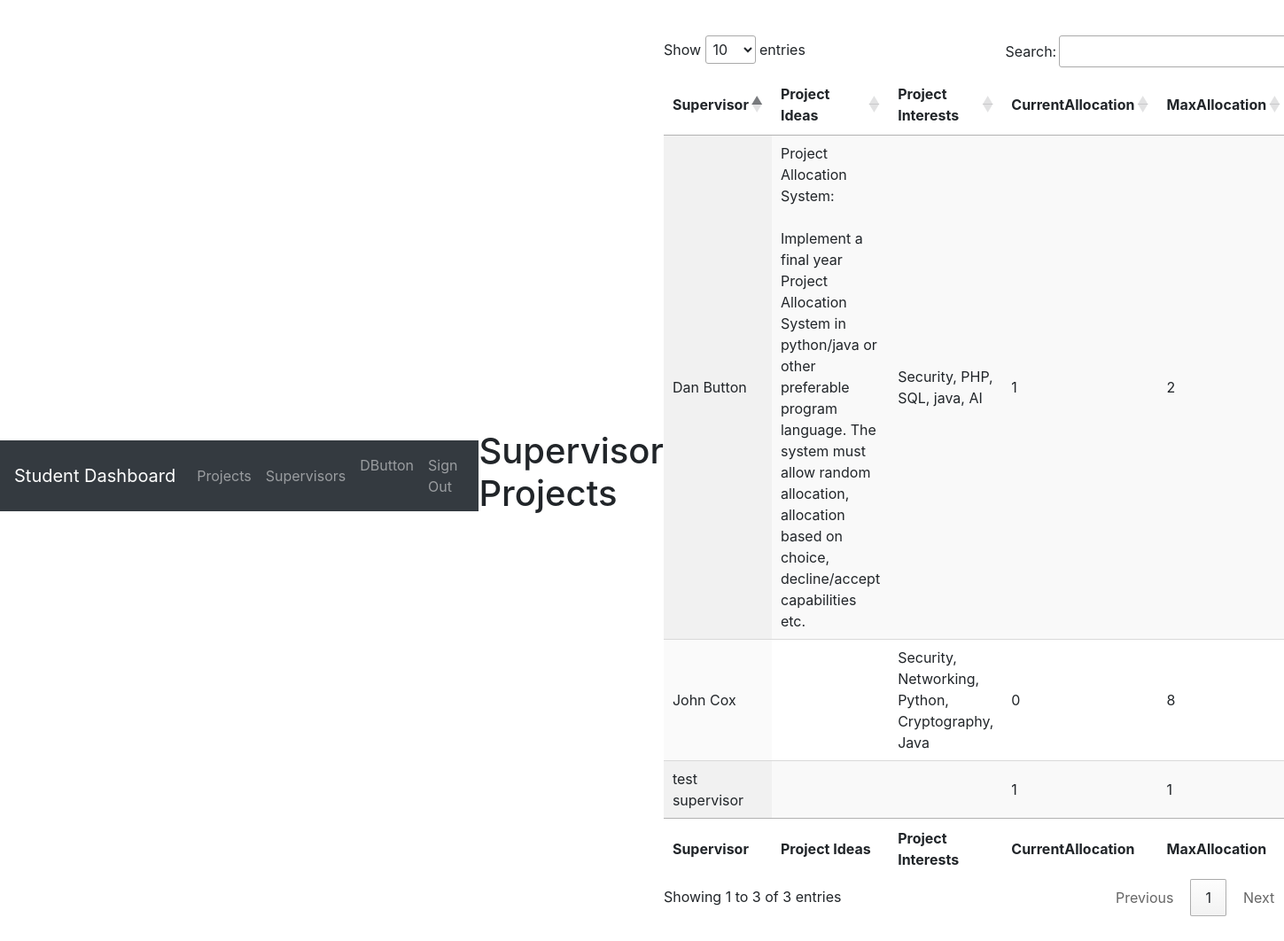
Before: /studentDashboard/supervisors.php (signed in) with the older database file.
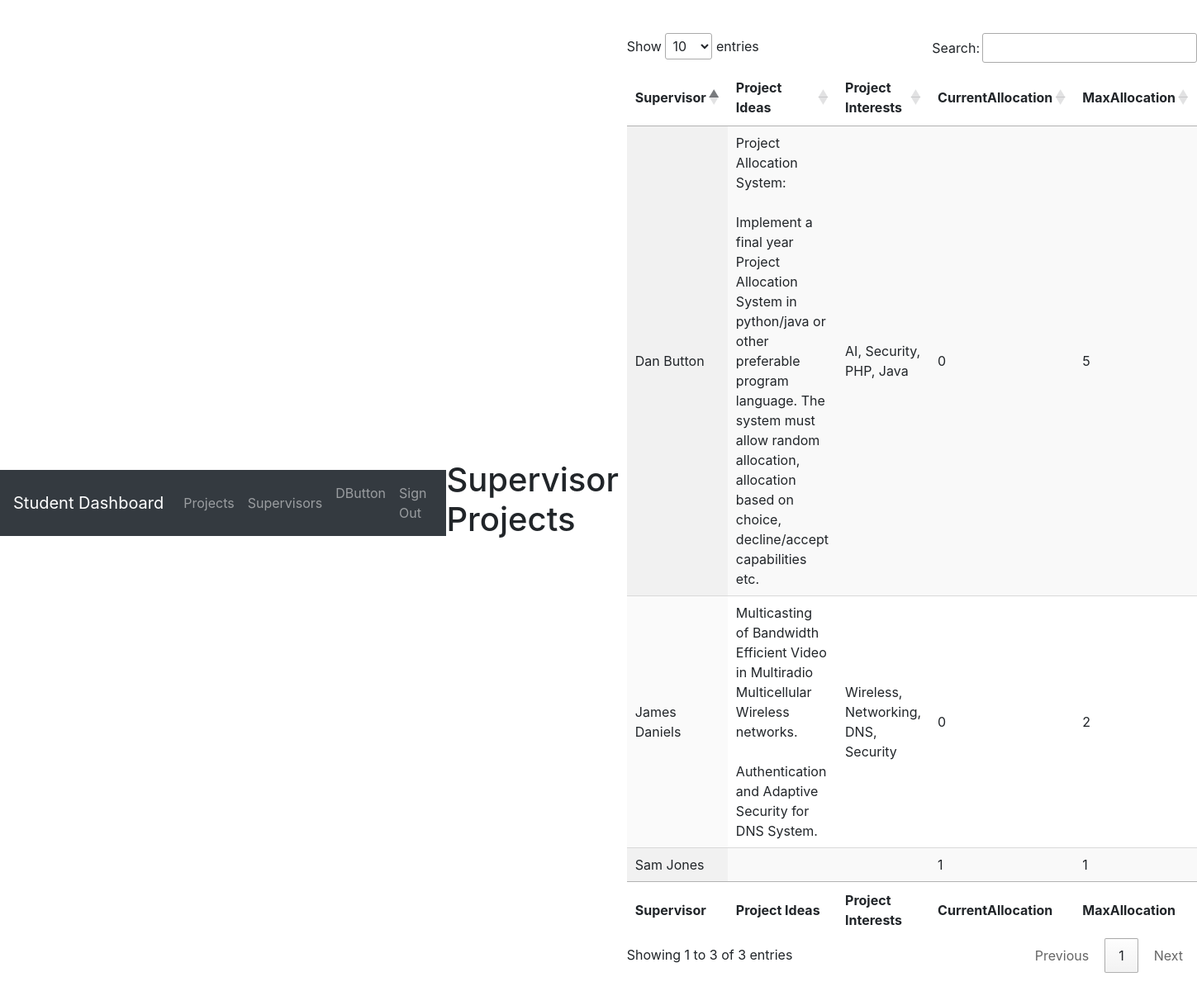
After: the same page with the newer database file.
### tables this page shows
CREATE TABLE `supervisors` (
  `Id` int(11) NOT NULL,
  `FirstName` varchar(20) NOT NULL,
  `LastName` varchar(20) NOT NULL,
  `SupervisorId` int(11) NOT NULL,
  `ProjectIdeas` text,
  `ProjectInterests` text,
  `CurrentAllocation` int(11) NOT NULL DEFAULT '0',
  `MaxAllocation` int(11) NOT NULL
);

### tables/displayAllSupervisorIdeas.php (the view, shortened to what this page needs)
<?php
$sql = "SELECT FirstName, LastName, ProjectIdeas, ProjectInterests, CurrentAllocation, MaxAllocation FROM supervisors";
$result = $db->query($sql);
while($row = $result->fetch_assoc()) {
    echo '<tr>';
    echo "<td>". $row["FirstName"] . " " . $row["LastName"] . "</td>";
    echo "<td>". nl2br($row["ProjectIdeas"]) . "</td>";
    echo "<td>". $row["ProjectInterests"] . "</td>";
    echo "<td>". $row["CurrentAllocation"] . "</td>";
    echo "<td>". $row["MaxAllocation"] . "</td>";
    echo "</tr>";
}
?>

Changed rows visible on the page:
changed supervisors "Dan": ProjectInterests "Security, PHP, SQL, java, AI" → "AI, Security, PHP, Java"; CurrentAllocation "1" → "0"; MaxAllocation "2" → "5"
changed supervisors: FirstName "John" → "James"; LastName "Cox" → "Daniels"; ProjectIdeas (not shown) → "Multicasting of Bandwidth Efficient Video in Multiradio Multicellular Wireless networks. Authentication and Adaptive Security for DNS System."; ProjectInterests "Security, Networking, Python, Cryptography, Java" → "Wireless, Networking, DNS, Security"; MaxAllocation "8" → "2"
changed supervisors: FirstName "test" → "Sam"; LastName "supervisor" → "Jones"
